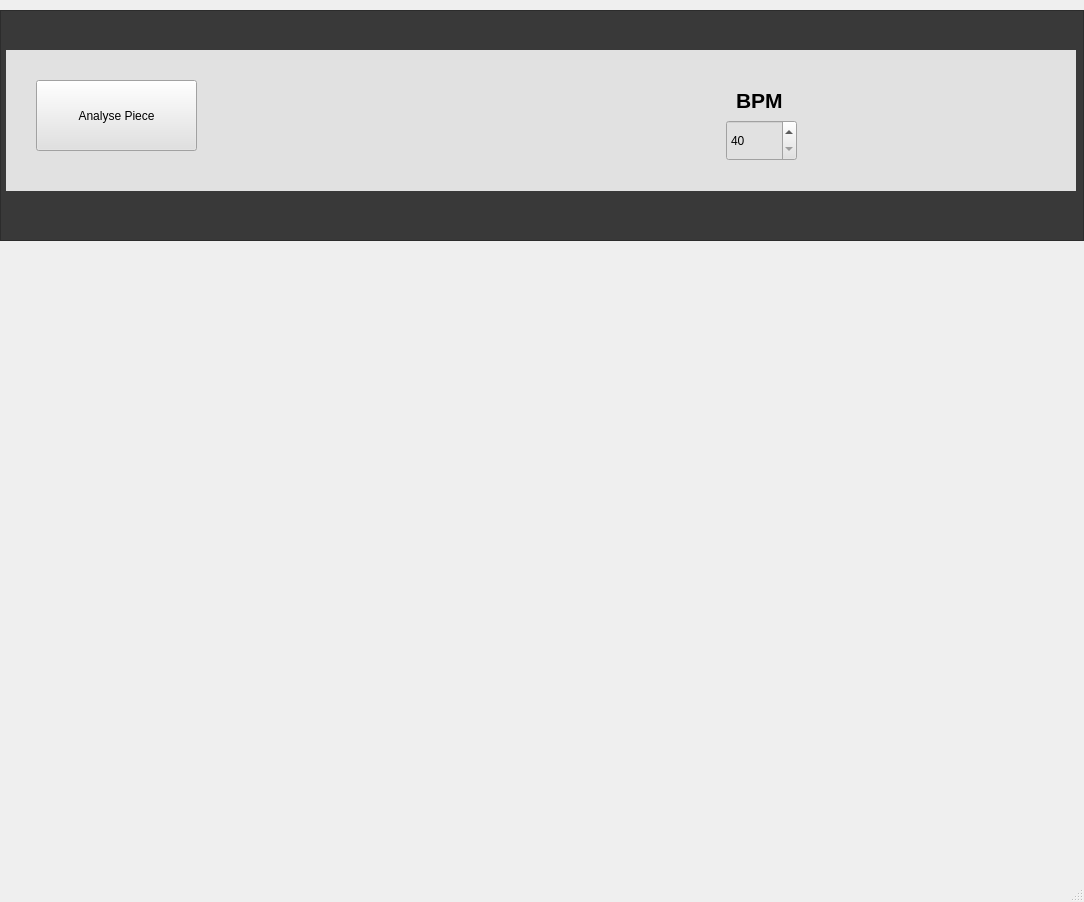
<?xml version="1.0" encoding="UTF-8"?>
<ui version="4.0">
 <class>MainWindow</class>
 <widget class="QMainWindow" name="MainWindow">
  <property name="geometry">
   <rect>
    <x>0</x>
    <y>0</y>
    <width>1084</width>
    <height>902</height>
   </rect>
  </property>
  <property name="maximumSize">
   <size>
    <width>1084</width>
    <height>902</height>
   </size>
  </property>
  <property name="windowTitle">
   <string>MainWindow</string>
  </property>
  <property name="iconSize">
   <size>
    <width>50</width>
    <height>50</height>
   </size>
  </property>
  <widget class="QWidget" name="centralwidget">
   <widget class="QFrame" name="frame">
    <property name="geometry">
     <rect>
      <x>0</x>
      <y>10</y>
      <width>1084</width>
      <height>231</height>
     </rect>
    </property>
    <property name="styleSheet">
     <string notr="true">background-color: rgb(57, 57, 57);</string>
    </property>
    <property name="frameShape">
     <enum>QFrame::StyledPanel</enum>
    </property>
    <property name="frameShadow">
     <enum>QFrame::Raised</enum>
    </property>
    <widget class="QWidget" name="topBar" native="true">
     <property name="geometry">
      <rect>
       <x>6</x>
       <y>40</y>
       <width>1070</width>
       <height>141</height>
      </rect>
     </property>
     <property name="styleSheet">
      <string notr="true">background-color: rgb(225, 225, 225);
gridline-color: rgb(0, 0, 0);
color: rgb(0,0,0);
border-color: rgb(107, 107, 107);</string>
     </property>
     <widget class="QLabel" name="label">
      <property name="geometry">
       <rect>
        <x>730</x>
        <y>30</y>
        <width>71</width>
        <height>41</height>
       </rect>
      </property>
      <property name="font">
       <font>
        <pointsize>16</pointsize>
        <weight>75</weight>
        <bold>true</bold>
       </font>
      </property>
      <property name="text">
       <string>BPM</string>
      </property>
     </widget>
     <widget class="QSpinBox" name="bpm_adjuster">
      <property name="geometry">
       <rect>
        <x>720</x>
        <y>70</y>
        <width>71</width>
        <height>41</height>
       </rect>
      </property>
      <property name="minimum">
       <number>40</number>
      </property>
      <property name="maximum">
       <number>240</number>
      </property>
     </widget>
     <widget class="QPushButton" name="pushButton">
      <property name="geometry">
       <rect>
        <x>30</x>
        <y>30</y>
        <width>161</width>
        <height>71</height>
       </rect>
      </property>
      <property name="text">
       <string>Analyse Piece</string>
      </property>
      <property name="checkable">
       <bool>false</bool>
      </property>
      <property name="autoDefault">
       <bool>false</bool>
      </property>
      <property name="default">
       <bool>false</bool>
      </property>
      <property name="flat">
       <bool>false</bool>
      </property>
     </widget>
     <widget class="QPushButton" name="record_button">
      <property name="geometry">
       <rect>
        <x>450</x>
        <y>20</y>
        <width>161</width>
        <height>101</height>
       </rect>
      </property>
      <property name="text">
       <string/>
      </property>
      <property name="icon">
       <iconset>
        <normalon>../../Icons/dot-circle.png</normalon>
       </iconset>
      </property>
      <property name="iconSize">
       <size>
        <width>100</width>
        <height>100</height>
       </size>
      </property>
      <property name="flat">
       <bool>true</bool>
      </property>
     </widget>
    </widget>
   </widget>
   <widget class="QLabel" name="label_2">
    <property name="geometry">
     <rect>
      <x>240</x>
      <y>240</y>
      <width>612</width>
      <height>792</height>
     </rect>
    </property>
    <property name="text">
     <string/>
    </property>
    <property name="pixmap">
     <pixmap>../../Icons/blank.bmp</pixmap>
    </property>
   </widget>
  </widget>
  <widget class="QMenuBar" name="menubar">
   <property name="geometry">
    <rect>
     <x>0</x>
     <y>0</y>
     <width>1084</width>
     <height>21</height>
    </rect>
   </property>
  </widget>
  <widget class="QStatusBar" name="statusbar"/>
 </widget>
 <resources/>
 <connections/>
</ui>
